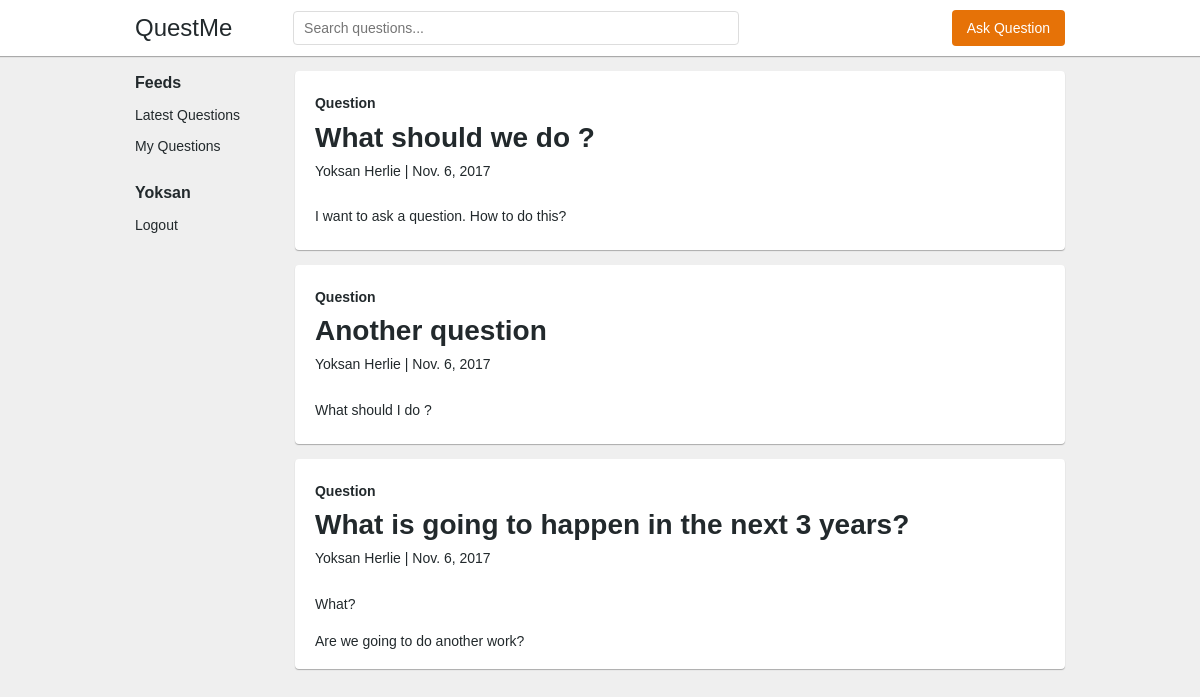
Screenshot of /quora/my-question (signed in) with the database file from the repository.
### quora/models.py (models this page shows)
class Question(models.Model):
    title = models.CharField(max_length=200)
    question = models.TextField()
    user = models.ForeignKey('auth.User')
    date = models.DateField()
    time = models.TimeField()

### quora/views.py (the view)
def my_question(request):
    my_questions = Question.objects.filter(user=request.user)
    return render(request, 'my_question.html', { 'my_questions': my_questions })

### quora/templates/my_question.html
{% extends 'layout.html' %}
{% block content %}
    <div class="col-xs-12 col-sm-10 col-md-10" id="content">
        {% if my_questions|length == 0 %}
            <h1>You haven't asked any questions</h1>
        {% else %}
            {% for question in my_questions %}
                <div class="row">
                    <div class="col-sm-12 col-md-12 col-xs-12">
                        <div class="panel">
                            <div class="panel-heading">
                                <p class="panel-info">
                                    <strong>Question</strong>
                                </p>
                                <h2 class="panel-title">
                                    <a href="{% url 'detail' question.id %}">
                                        {{ question.title }}
                                    </a>
                                </h2>
                                <p class="panel-author">
                                    {{ question.user.first_name|add:" "|add:question.user.last_name }} | {{ question.date }}
                                </p>
                            </div>
                            <div class="panel-body">
                                <p class="panel-text">
                                    {{ question.question|safe }}
                                </p>
                            </div>
                        </div>
                    </div>
                </div>
            {% endfor %}
        {% endif %}
    </div>
{% endblock %}

### quora/templates/layout.html (shortened to what this page needs)
<!DOCTYPE HTML>
<html>
    <head>
        {% load static %}
        <link rel="stylesheet" href="{% static 'css/font-awesome/css/font-awesome.min.css' %}">
        <link rel="stylesheet" href="{% static 'css/style.css' %}">
        <link rel="stylesheet" href="{% static 'css/custom.css' %}">
        <link rel="stylesheet" href="{% static 'css/mc.css' %}">
    </head>
    <body>
        <div class="wrapper">
            <header class="navbar navbar-fix-top" id="main-header">
                <div class="container navbar-wrapper">
                    <div class="nav-logo">
                        <a href="{% url 'index' %}" id="logo">QuestMe</a>
                        <div class="list-wrapper">
                            <ul class="list">
                                <li class="list-item list-heading">Feeds</li>
                                <li class="list-item">
                                    <a href="{% url 'home' %}" class="list-action" id="latest">Latest Questions</a>
                                </li>
                                <li class="list-item">
                                    <a href="{% url 'my-question' %}" class="list-action" id="my">My Questions</a>
                                </li>
                            </ul>
                            <ul class="list">
                                <li class="list-item list-heading"><a href="#">{{ request.user.first_name }}</a></li>
                                <li class="list-item">
                                    <a href="{% url 'logout' %}" class="list-action" id="logout">
                                        Logout
                                    </a>
                                </li>
                            </ul>
                        </div>
                    </div>
                    <div class="nav-search">
                        <form class="form-inline form-search" method="POST" action="{% url 'search' %}">
                            <div class="form-group">
                                <input type="search" name="keyword" class="form-control" placeholder="Search questions...">
                            </div>
                        </form>
                    </div>
                    <div class="nav-link">
                        <ul class="nav">
                            <li><a href="#" id="ask-question-button" class="btn bg-orange text-white">Ask Question</a></li>
                        </ul>
                    </div>
                </div>
            </header>
            <main class="content-wrapper" id="main-content">
                <div class="container">
                    <div class="row">
                        <div class="col-xs-12 col-sm-2 col-md-2">
                        </div>
                        {% block content %}
                        {% endblock %}
                    </div>
                </div>
            </main>
            <br/>
        </div>
    </body>
</html>

### quora/static/css/style.css (style rules this page uses)
*:before, *:after, * { box-sizing: border-box; color: inherit; outline: none; }
*:not(i), *:not(.fa) { font-family: 'Helvetica', 'Arial', 'sans-serif'; }
a { text-decoration: none; color: inherit; }
p, h1, h2, h3, h4, h5, h6 { margin: 0; padding: 0; }
body { margin: 0 auto; }
.wrapper { position: relative; }
.container { margin: 0 auto; padding: 0 15px; width: 960px; }
.row:before, .row:after { content: ' '; display: table; }
.row:after { clear: both; }
.row { margin: 0 -15px; }
.row:not(:last-child) { margin-bottom: 15px; }
[class*="col"] { float: left; padding: 0 15px; }
.col-xs-12 { width: 100%; }
@media (min-width: 768px) { .col-sm-2 { width: 16.6666667%; } }
@media (min-width: 768px) { .col-sm-10 { width: 83.3333333333333%; } }
@media (min-width: 768px) { .col-sm-12 { width: 100%; } }
@media (min-width: 992px) { .col-md-2 { width: 16.6666667%; } }
@media (min-width: 992px) { .col-md-10 { width: 83.3333333333333%; } }
@media (min-width: 992px) { .col-md-12 { width: 100%; } }
h2 { font-size: 28px; }
div, span, label, input, textarea, strong, p, ul, li, ol, figure, figcaption, header, section, article { font-size: 14px; color: #22292c; }
p { line-height: 1.6rem; margin: 0; }
a { transition: all .5s cubic-bezier(.19, 1, .22, 1); }
.navbar { background: white; box-shadow: 0 1px 1px #aaa; padding: 10px 0; }
.navbar-fix-top { position: fixed; top: 0; left: 0; width: 100%; height: auto; z-index: 999; }
.navbar-wrapper { display: flex; align-items: center; justify-content: center; }
.navbar-wrapper .nav-logo { flex: 0 1 17%; font-size: 24px; }
.navbar-wrapper .nav-search { flex: 0 1 60%; }
.navbar-wrapper .nav-link { flex: 1; text-align: right; }
.navbar-wrapper .nav { display: block; list-style: none; margin: 0; padding: 0; }
.navbar-wrapper .nav li { display: inline-block; }
.navbar-wrapper .nav li a { display: inline-block; padding: 10px 15px; }
.text-white { color: white !important; }
.bg-orange { background: #e67207; }
.form-control { border: 1px solid #ddd; padding: 8px 10px; border-radius: 4px; transition: all .5s cubic-bezier(.19, 1, .22, 1.5); display: block; width: 100%; }
.btn { border-radius: 4px; transition: all .5s cubic-bezier(.19, 1, .22, 1.5); padding: 8px 15px; cursor: pointer; border: none; }
.form-inline { display: flex; align-items: stretch; }
.form-inline .form-group { flex: 0 1 80%; margin: 0; padding: 0; }
.panel { background: white; box-shadow: 0 1px 1px #aaa; border-radius: 4px; padding: 10px 20px; }
.panel-heading, .panel-body, .panel-footer { padding: 10px 0; }
.panel-heading .panel-title { margin: 5px 0; }
.list { position: relative; list-style: none; margin: 0; padding: 0; }
.list > .list-item:not(last-child) { margin-bottom: 15px; }
.list-heading { font-weight: bold; font-size: 1rem; }

### quora/static/css/custom.css (style rules this page uses)
body { background: #efefef; }
.content-wrapper { position: relative; z-index: 99; }
.nav-logo { position: relative; }
.nav-logo .list-wrapper { position: absolute; top: 60px; }
.list-wrapper .list:not(:last-child) { margin-bottom: 30px; }

### rows the page displays
Question: title "What should we do ?", user.first_name|add "Yoksan Herlie", date "Nov. 6, 2017", question "I want to ask a question. How to do this?"
Question: title "Another question", user.first_name|add "Yoksan Herlie", date "Nov. 6, 2017", question "What should I do ?"
Question: title "What is going to happen in the next 3 years?", user.first_name|add "Yoksan Herlie", date "Nov. 6, 2017", question "What? Are we going to do another work?"

### other values shown
{{ request.user.first_name }} "Yoksan"
